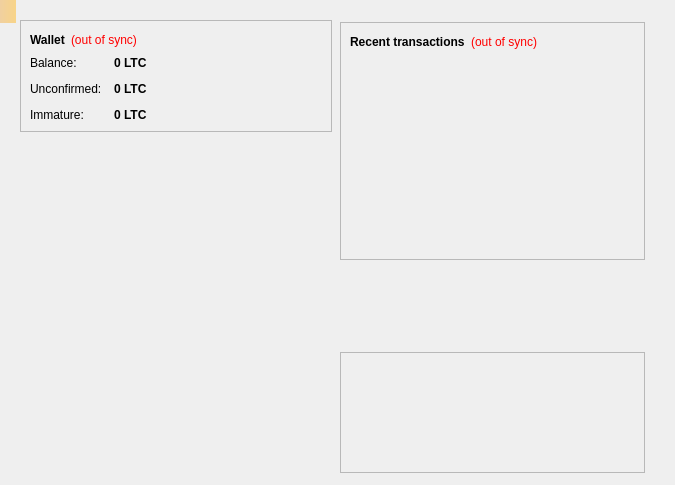
<?xml version="1.0" encoding="UTF-8"?>
<ui version="4.0">
 <class>OverviewPage</class>
 <widget class="QWidget" name="OverviewPage">
  <property name="geometry">
   <rect>
    <x>0</x>
    <y>0</y>
    <width>675</width>
    <height>485</height>
   </rect>
  </property>
  <property name="windowTitle">
   <string>Form</string>
  </property>
  <widget class="QLabel" name="labelAlerts">
   <property name="geometry">
    <rect>
     <x>0</x>
     <y>0</y>
     <width>16</width>
     <height>23</height>
    </rect>
   </property>
   <property name="visible">
    <bool>false</bool>
   </property>
   <property name="styleSheet">
    <string notr="true">background-color: qlineargradient(x1: 0, y1: 0, x2: 1, y2: 0, stop:0 #F0D0A0, stop:1 #F8D488); color:#000000;</string>
   </property>
   <property name="wordWrap">
    <bool>true</bool>
   </property>
   <property name="margin">
    <number>3</number>
   </property>
  </widget>
  <widget class="QWidget" name="layoutWidget">
   <property name="geometry">
    <rect>
     <x>20</x>
     <y>20</y>
     <width>312</width>
     <height>451</height>
    </rect>
   </property>
   <layout class="QVBoxLayout" name="verticalLayout_2">
    <item>
     <widget class="QFrame" name="frame">
      <property name="frameShape">
       <enum>QFrame::StyledPanel</enum>
      </property>
      <property name="frameShadow">
       <enum>QFrame::Raised</enum>
      </property>
      <layout class="QVBoxLayout" name="verticalLayout_4">
       <item>
        <layout class="QHBoxLayout" name="horizontalLayout_4">
         <item>
          <widget class="QLabel" name="label_5">
           <property name="font">
            <font>
             <weight>75</weight>
             <bold>true</bold>
            </font>
           </property>
           <property name="text">
            <string>Wallet</string>
           </property>
          </widget>
         </item>
         <item>
          <widget class="QLabel" name="labelWalletStatus">
           <property name="toolTip">
            <string>The displayed information may be out of date. Your wallet automatically synchronizes with the Litecoin network after a connection is established, but this process has not completed yet.</string>
           </property>
           <property name="styleSheet">
            <string notr="true">QLabel { color: red; }</string>
           </property>
           <property name="text">
            <string notr="true">(out of sync)</string>
           </property>
           <property name="alignment">
            <set>Qt::AlignLeading|Qt::AlignLeft|Qt::AlignVCenter</set>
           </property>
          </widget>
         </item>
         <item>
          <spacer name="horizontalSpacer_2">
           <property name="orientation">
            <enum>Qt::Horizontal</enum>
           </property>
           <property name="sizeHint" stdset="0">
            <size>
             <width>40</width>
             <height>20</height>
            </size>
           </property>
          </spacer>
         </item>
        </layout>
       </item>
       <item>
        <layout class="QFormLayout" name="formLayout_2">
         <property name="fieldGrowthPolicy">
          <enum>QFormLayout::AllNonFixedFieldsGrow</enum>
         </property>
         <property name="horizontalSpacing">
          <number>12</number>
         </property>
         <property name="verticalSpacing">
          <number>12</number>
         </property>
         <item row="0" column="0">
          <widget class="QLabel" name="label">
           <property name="text">
            <string>Balance:</string>
           </property>
          </widget>
         </item>
         <item row="0" column="1">
          <widget class="QLabel" name="labelBalance">
           <property name="font">
            <font>
             <weight>75</weight>
             <bold>true</bold>
            </font>
           </property>
           <property name="cursor">
            <cursorShape>IBeamCursor</cursorShape>
           </property>
           <property name="toolTip">
            <string>Your current balance</string>
           </property>
           <property name="text">
            <string notr="true">0 LTC</string>
           </property>
           <property name="textInteractionFlags">
            <set>Qt::LinksAccessibleByMouse|Qt::TextSelectableByKeyboard|Qt::TextSelectableByMouse</set>
           </property>
          </widget>
         </item>
         <item row="1" column="0">
          <widget class="QLabel" name="label_3">
           <property name="text">
            <string>Unconfirmed:</string>
           </property>
          </widget>
         </item>
         <item row="1" column="1">
          <widget class="QLabel" name="labelUnconfirmed">
           <property name="font">
            <font>
             <weight>75</weight>
             <bold>true</bold>
            </font>
           </property>
           <property name="cursor">
            <cursorShape>IBeamCursor</cursorShape>
           </property>
           <property name="toolTip">
            <string>Total of transactions that have yet to be confirmed, and do not yet count toward the current balance</string>
           </property>
           <property name="whatsThis">
            <string/>
           </property>
           <property name="text">
            <string notr="true">0 LTC</string>
           </property>
           <property name="textInteractionFlags">
            <set>Qt::LinksAccessibleByMouse|Qt::TextSelectableByKeyboard|Qt::TextSelectableByMouse</set>
           </property>
          </widget>
         </item>
         <item row="2" column="0">
          <widget class="QLabel" name="labelImmatureText">
           <property name="text">
            <string>Immature:</string>
           </property>
          </widget>
         </item>
         <item row="2" column="1">
          <widget class="QLabel" name="labelImmature">
           <property name="font">
            <font>
             <weight>75</weight>
             <bold>true</bold>
            </font>
           </property>
           <property name="toolTip">
            <string>Mined balance that has not yet matured</string>
           </property>
           <property name="text">
            <string notr="true">0 LTC</string>
           </property>
           <property name="textInteractionFlags">
            <set>Qt::LinksAccessibleByMouse|Qt::TextSelectableByKeyboard|Qt::TextSelectableByMouse</set>
           </property>
          </widget>
         </item>
        </layout>
       </item>
      </layout>
     </widget>
    </item>
    <item>
     <spacer name="verticalSpacer">
      <property name="orientation">
       <enum>Qt::Vertical</enum>
      </property>
      <property name="sizeHint" stdset="0">
       <size>
        <width>307</width>
        <height>29</height>
       </size>
      </property>
     </spacer>
    </item>
    <item>
     <widget class="QLabel" name="label_6">
      <property name="minimumSize">
       <size>
        <width>310</width>
        <height>310</height>
       </size>
      </property>
      <property name="text">
       <string/>
      </property>
      <property name="pixmap">
       <pixmap resource="../bitcoin.qrc">:/icons/bitcoin_testnet</pixmap>
      </property>
      <property name="scaledContents">
       <bool>false</bool>
      </property>
      <property name="alignment">
       <set>Qt::AlignCenter</set>
      </property>
      <property name="margin">
       <number>0</number>
      </property>
     </widget>
    </item>
   </layout>
  </widget>
  <widget class="QWidget" name="">
   <property name="geometry">
    <rect>
     <x>340</x>
     <y>22</y>
     <width>305</width>
     <height>451</height>
    </rect>
   </property>
   <layout class="QVBoxLayout" name="verticalLayout_6">
    <item>
     <layout class="QVBoxLayout" name="verticalLayout_5">
      <item>
       <layout class="QVBoxLayout" name="verticalLayout_3">
        <item>
         <widget class="QFrame" name="frame_2">
          <property name="frameShape">
           <enum>QFrame::StyledPanel</enum>
          </property>
          <property name="frameShadow">
           <enum>QFrame::Raised</enum>
          </property>
          <layout class="QVBoxLayout" name="verticalLayout">
           <item>
            <layout class="QHBoxLayout" name="horizontalLayout_2">
             <item>
              <widget class="QLabel" name="label_4">
               <property name="text">
                <string>&lt;b&gt;Recent transactions&lt;/b&gt;</string>
               </property>
              </widget>
             </item>
             <item>
              <widget class="QLabel" name="labelTransactionsStatus">
               <property name="toolTip">
                <string>The displayed information may be out of date. Your wallet automatically synchronizes with the Litecoin network after a connection is established, but this process has not completed yet.</string>
               </property>
               <property name="styleSheet">
                <string notr="true">QLabel { color: red; }</string>
               </property>
               <property name="text">
                <string notr="true">(out of sync)</string>
               </property>
               <property name="alignment">
                <set>Qt::AlignRight|Qt::AlignTrailing|Qt::AlignVCenter</set>
               </property>
              </widget>
             </item>
             <item>
              <spacer name="horizontalSpacer">
               <property name="orientation">
                <enum>Qt::Horizontal</enum>
               </property>
               <property name="sizeHint" stdset="0">
                <size>
                 <width>40</width>
                 <height>20</height>
                </size>
               </property>
              </spacer>
             </item>
            </layout>
           </item>
           <item>
            <widget class="QListView" name="listTransactions">
             <property name="styleSheet">
              <string notr="true">QListView { background: transparent; }</string>
             </property>
             <property name="frameShape">
              <enum>QFrame::NoFrame</enum>
             </property>
             <property name="verticalScrollBarPolicy">
              <enum>Qt::ScrollBarAlwaysOff</enum>
             </property>
             <property name="horizontalScrollBarPolicy">
              <enum>Qt::ScrollBarAlwaysOff</enum>
             </property>
             <property name="selectionMode">
              <enum>QAbstractItemView::NoSelection</enum>
             </property>
            </widget>
           </item>
          </layout>
         </widget>
        </item>
        <item>
         <spacer name="verticalSpacer_2">
          <property name="orientation">
           <enum>Qt::Vertical</enum>
          </property>
          <property name="sizeHint" stdset="0">
           <size>
            <width>20</width>
            <height>40</height>
           </size>
          </property>
         </spacer>
        </item>
       </layout>
      </item>
     </layout>
    </item>
    <item>
     <spacer name="verticalSpacer_3">
      <property name="orientation">
       <enum>Qt::Vertical</enum>
      </property>
      <property name="sizeHint" stdset="0">
       <size>
        <width>20</width>
        <height>40</height>
       </size>
      </property>
     </spacer>
    </item>
    <item>
     <widget class="QFrame" name="frame_3">
      <property name="minimumSize">
       <size>
        <width>281</width>
        <height>121</height>
       </size>
      </property>
      <property name="frameShape">
       <enum>QFrame::StyledPanel</enum>
      </property>
      <property name="frameShadow">
       <enum>QFrame::Raised</enum>
      </property>
      <widget class="QLabel" name="label_2">
       <property name="geometry">
        <rect>
         <x>40</x>
         <y>10</y>
         <width>210</width>
         <height>101</height>
        </rect>
       </property>
       <property name="minimumSize">
        <size>
         <width>210</width>
         <height>100</height>
        </size>
       </property>
       <property name="text">
        <string/>
       </property>
       <property name="pixmap">
        <pixmap resource="../bitcoin.qrc">:/icons/res/images/banner2.png</pixmap>
       </property>
      </widget>
     </widget>
    </item>
   </layout>
  </widget>
  <zorder>labelAlerts</zorder>
  <zorder>layoutWidget</zorder>
  <zorder>frame_3</zorder>
  <zorder>layoutWidget</zorder>
  <zorder>label_7</zorder>
  <zorder>verticalSpacer_3</zorder>
  <zorder>verticalSpacer_3</zorder>
 </widget>
 <resources>
  <include location="../bitcoin.qrc"/>
 </resources>
 <connections/>
</ui>
